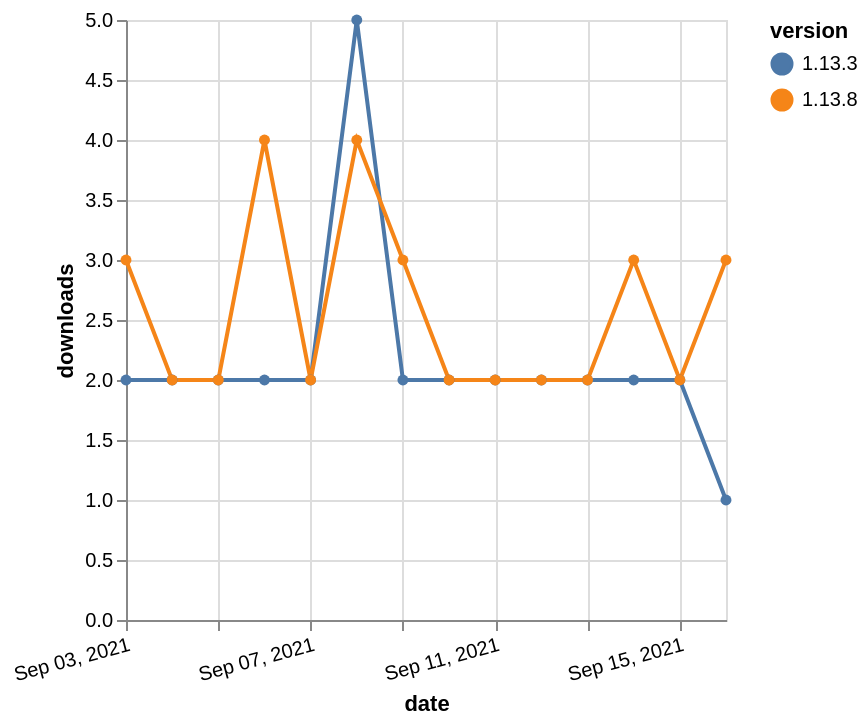

Source (Vega-Lite JSON):
### Vega-Lite specification from a JSON file in a GitHub repository (floating-point values rounded to 4 significant figures)
{"$schema": "https://vega.github.io/schema/vega-lite/v5.json", "description": "A simple bar chart with embedded data.", "data": {"values": [{"date": "2021-09-03", "total": 3103, "delta": 2, "version": "1.13.3"}, {"date": "2021-09-04", "total": 3105, "delta": 2, "version": "1.13.3"}, {"date": "2021-09-05", "total": 3107, "delta": 2, "version": "1.13.3"}, {"date": "2021-09-06", "total": 3109, "delta": 2, "version": "1.13.3"}, {"date": "2021-09-07", "total": 3111, "delta": 2, "version": "1.13.3"}, {"date": "2021-09-08", "total": 3116, "delta": 5, "version": "1.13.3"}, {"date": "2021-09-09", "total": 3118, "delta": 2, "version": "1.13.3"}, {"date": "2021-09-10", "total": 3120, "delta": 2, "version": "1.13.3"}, {"date": "2021-09-11", "total": 3122, "delta": 2, "version": "1.13.3"}, {"date": "2021-09-12", "total": 3124, "delta": 2, "version": "1.13.3"}, {"date": "2021-09-13", "total": 3126, "delta": 2, "version": "1.13.3"}, {"date": "2021-09-14", "total": 3128, "delta": 2, "version": "1.13.3"}, {"date": "2021-09-15", "total": 3130, "delta": 2, "version": "1.13.3"}, {"date": "2021-09-16", "total": 3131, "delta": 1, "version": "1.13.3"}, {"date": "2021-09-03", "total": 1213, "delta": 3, "version": "1.13.8"}, {"date": "2021-09-04", "total": 1215, "delta": 2, "version": "1.13.8"}, {"date": "2021-09-05", "total": 1217, "delta": 2, "version": "1.13.8"}, {"date": "2021-09-06", "total": 1221, "delta": 4, "version": "1.13.8"}, {"date": "2021-09-07", "total": 1223, "delta": 2, "version": "1.13.8"}, {"date": "2021-09-08", "total": 1227, "delta": 4, "version": "1.13.8"}, {"date": "2021-09-09", "total": 1230, "delta": 3, "version": "1.13.8"}, {"date": "2021-09-10", "total": 1232, "delta": 2, "version": "1.13.8"}, {"date": "2021-09-11", "total": 1234, "delta": 2, "version": "1.13.8"}, {"date": "2021-09-12", "total": 1236, "delta": 2, "version": "1.13.8"}, {"date": "2021-09-13", "total": 1238, "delta": 2, "version": "1.13.8"}, {"date": "2021-09-14", "total": 1241, "delta": 3, "version": "1.13.8"}, {"date": "2021-09-15", "total": 1243, "delta": 2, "version": "1.13.8"}, {"date": "2021-09-16", "total": 1246, "delta": 3, "version": "1.13.8"}]}, "width": "container", "mark": {"type": "line", "point": {"filled": true}}, "encoding": {"x": {"field": "date", "type": "temporal", "timeUnit": "yearmonthdate", "title": "date", "axis": {"labelAngle": -15}}, "y": {"field": "delta", "type": "quantitative", "title": "downloads"}, "color": {"field": "version", "type": "nominal"}, "tooltip": {"field": "delta"}}}
